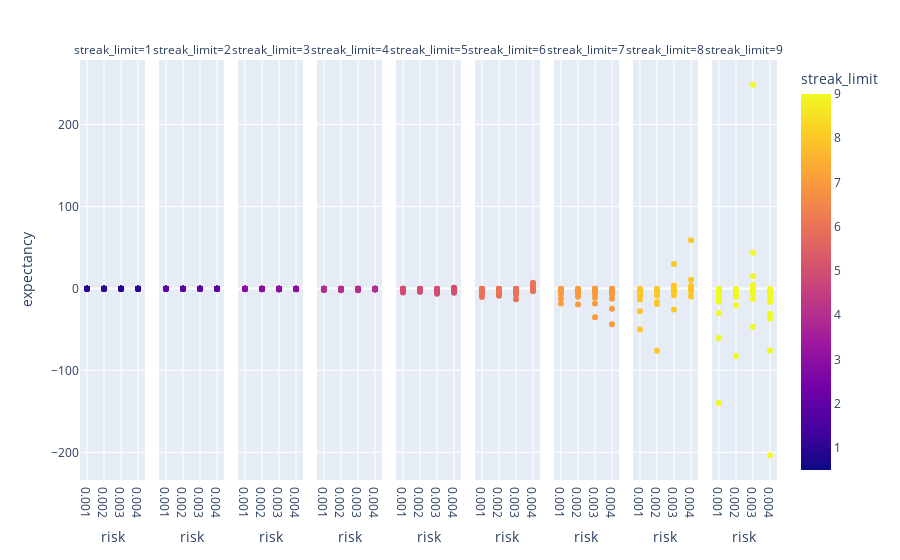

The cell this chart's notebook holds for it:
### Code cell
px.scatter(df, x = 'risk', y = 'expectancy', color = 'streak_limit', facet_col='streak_limit')

### Figure 1 — Plotly figure (JSON) as saved in the notebook; plotly's stock layout.template omitted (floating-point values rounded to 4 significant figures)
{"data": [{"hovertemplate": "streak_limit=%{marker.color}<br>risk=%{x}<br>expectancy=%{y}<extra></extra>", "legendgroup": "", "marker": {"color": [1, 1, 1, 1, 1, 1, 1, 1, 1, 1, 1, 1, 1, 1, 1, 1, 1, 1, 1, 1, 1, 1, 1, 1, 1, 1, 1, 1, 1, 1, 1, 1, 1, 1, 1, 1, 1, 1, 1, 1, 1, 1, 1, 1, 1, 1, 1, 1, 1, 1, 1, 1, 1, 1, 1, 1, 1, 1, 1, 1], "coloraxis": "coloraxis", "symbol": "circle"}, "mode": "markers", "name": "", "orientation": "v", "showlegend": false, "type": "scatter", "x": [0.001, 0.002, 0.003, 0.004, 0.001, 0.002, 0.003, 0.004, 0.001, 0.002, 0.003, 0.004, 0.001, 0.002, 0.003, 0.004, 0.001, 0.002, 0.003, 0.004, 0.001, 0.002, 0.003, 0.004, 0.001, 0.002, 0.003, 0.004, 0.001, 0.002, 0.003, 0.004, 0.001, 0.002, 0.003, 0.004, 0.001, 0.002, 0.003, 0.004, 0.001, 0.002, 0.003, 0.004, 0.001, 0.002, 0.003, 0.004, 0.001, 0.002, 0.003, 0.004, 0.001, 0.002, 0.003, 0.004, 0.001, 0.002, 0.003, 0.004], "xaxis": "x", "y": [-0.2884, -0.3716, -0.3391, -0.4247, -0.3493, -0.437, -0.4956, -0.3545, -0.4311, -0.5351, -0.5197, -0.5807, -0.2884, -0.3716, -0.3391, -0.4278, -0.3494, -0.4375, -0.4956, -0.37, -0.4311, -0.5364, -0.5197, -0.6335, -0.2884, -0.372, -0.3391, -0.4247, -0.3494, -0.437, -0.4956, -0.3545, -0.4307, -0.5351, -0.5045, -0.5807, -0.2884, -0.372, -0.3391, -0.4278, -0.3493, -0.437, -0.4956, -0.37, -0.4307, -0.5351, -0.5197, -0.5807, -0.2884, -0.3716, -0.3391, -0.4278, -0.3493, -0.4375, -0.5043, -0.3545, -0.4307, -0.5364, -0.5197, -0.5807], "yaxis": "y"}, {"hovertemplate": "streak_limit=%{marker.color}<br>risk=%{x}<br>expectancy=%{y}<extra></extra>", "legendgroup": "", "marker": {"color": [2, 2, 2, 2, 2, 2, 2, 2, 2, 2, 2, 2, 2, 2, 2, 2, 2, 2, 2, 2, 2, 2, 2, 2, 2, 2, 2, 2, 2, 2, 2, 2, 2, 2, 2, 2, 2, 2, 2, 2, 2, 2, 2, 2, 2, 2, 2, 2, 2, 2, 2, 2, 2, 2, 2, 2, 2, 2, 2, 2], "coloraxis": "coloraxis", "symbol": "circle"}, "mode": "markers", "name": "", "orientation": "v", "showlegend": false, "type": "scatter", "x": [0.001, 0.002, 0.003, 0.004, 0.001, 0.002, 0.003, 0.004, 0.001, 0.002, 0.003, 0.004, 0.001, 0.002, 0.003, 0.004, 0.001, 0.002, 0.003, 0.004, 0.001, 0.002, 0.003, 0.004, 0.001, 0.002, 0.003, 0.004, 0.001, 0.002, 0.003, 0.004, 0.001, 0.002, 0.003, 0.004, 0.001, 0.002, 0.003, 0.004, 0.001, 0.002, 0.003, 0.004, 0.001, 0.002, 0.003, 0.004, 0.001, 0.002, 0.003, 0.004, 0.001, 0.002, 0.003, 0.004, 0.001, 0.002, 0.003, 0.004], "xaxis": "x2", "y": [-0.2884, -0.3716, -0.3391, -0.4247, -0.3126, -0.3931, -0.475, -0.383, -0.3345, -0.445, -0.4396, -0.544, -0.3251, -0.4211, -0.361, -0.4551, -0.3493, -0.4375, -0.5043, -0.37, -0.3666, -0.4789, -0.4536, -0.5562, -0.3618, -0.4716, -0.3885, -0.4812, -0.3861, -0.4813, -0.5336, -0.357, -0.399, -0.5052, -0.4792, -0.6098, -0.3985, -0.5214, -0.4131, -0.5094, -0.423, -0.5257, -0.5521, -0.344, -0.4307, -0.5364, -0.5197, -0.6335, -0.4721, -0.621, -0.4624, -0.5641, -0.4966, -0.6152, -0.6087, -0.3004, -0.4956, -0.5942, -0.5555, -0.6813], "yaxis": "y2"}, {"hovertemplate": "streak_limit=%{marker.color}<br>risk=%{x}<br>expectancy=%{y}<extra></extra>", "legendgroup": "", "marker": {"color": [3, 3, 3, 3, 3, 3, 3, 3, 3, 3, 3, 3, 3, 3, 3, 3, 3, 3, 3, 3, 3, 3, 3, 3, 3, 3, 3, 3, 3, 3, 3, 3, 3, 3, 3, 3, 3, 3, 3, 3, 3, 3, 3, 3, 3, 3, 3, 3, 3, 3, 3, 3, 3, 3, 3, 3, 3, 3, 3, 3], "coloraxis": "coloraxis", "symbol": "circle"}, "mode": "markers", "name": "", "orientation": "v", "showlegend": false, "type": "scatter", "x": [0.001, 0.002, 0.003, 0.004, 0.001, 0.002, 0.003, 0.004, 0.001, 0.002, 0.003, 0.004, 0.001, 0.002, 0.003, 0.004, 0.001, 0.002, 0.003, 0.004, 0.001, 0.002, 0.003, 0.004, 0.001, 0.002, 0.003, 0.004, 0.001, 0.002, 0.003, 0.004, 0.001, 0.002, 0.003, 0.004, 0.001, 0.002, 0.003, 0.004, 0.001, 0.002, 0.003, 0.004, 0.001, 0.002, 0.003, 0.004, 0.001, 0.002, 0.003, 0.004, 0.001, 0.002, 0.003, 0.004, 0.001, 0.002, 0.003, 0.004], "xaxis": "x3", "y": [-0.3473, -0.4211, -0.3797, -0.4749, -0.3468, -0.4281, -0.52, -0.3797, -0.3303, -0.4472, -0.4177, -0.4977, -0.4429, -0.5165, -0.4305, -0.5663, -0.4282, -0.5246, -0.6276, -0.4038, -0.3928, -0.5015, -0.4585, -0.5895, -0.5516, -0.6176, -0.5091, -0.671, -0.5195, -0.6318, -0.7676, -0.4342, -0.4605, -0.5678, -0.5167, -0.737, -0.6732, -0.74, -0.5873, -0.7802, -0.6206, -0.7498, -0.9159, -0.4706, -0.5342, -0.6273, -0.5658, -0.8579, -0.9559, -1.008, -0.7708, -1.049, -0.8525, -1.018, -1.251, -0.5898, -0.6983, -0.7897, -0.672, -1.138], "yaxis": "y3"}, {"hovertemplate": "streak_limit=%{marker.color}<br>risk=%{x}<br>expectancy=%{y}<extra></extra>", "legendgroup": "", "marker": {"color": [4, 4, 4, 4, 4, 4, 4, 4, 4, 4, 4, 4, 4, 4, 4, 4, 4, 4, 4, 4, 4, 4, 4, 4, 4, 4, 4, 4, 4, 4, 4, 4, 4, 4, 4, 4, 4, 4, 4, 4, 4, 4, 4, 4, 4, 4, 4, 4, 4, 4, 4, 4, 4, 4, 4, 4, 4, 4, 4, 4], "coloraxis": "coloraxis", "symbol": "circle"}, "mode": "markers", "name": "", "orientation": "v", "showlegend": false, "type": "scatter", "x": [0.001, 0.002, 0.003, 0.004, 0.001, 0.002, 0.003, 0.004, 0.001, 0.002, 0.003, 0.004, 0.001, 0.002, 0.003, 0.004, 0.001, 0.002, 0.003, 0.004, 0.001, 0.002, 0.003, 0.004, 0.001, 0.002, 0.003, 0.004, 0.001, 0.002, 0.003, 0.004, 0.001, 0.002, 0.003, 0.004, 0.001, 0.002, 0.003, 0.004, 0.001, 0.002, 0.003, 0.004, 0.001, 0.002, 0.003, 0.004, 0.001, 0.002, 0.003, 0.004, 0.001, 0.002, 0.003, 0.004, 0.001, 0.002, 0.003, 0.004], "xaxis": "x4", "y": [-0.4434, -0.5361, -0.4701, -0.4706, -0.4166, -0.462, -0.6073, -0.4344, -0.3622, -0.4779, -0.4755, -0.5536, -0.6384, -0.7525, -0.6278, -0.5543, -0.5757, -0.5969, -0.8117, -0.5354, -0.4712, -0.6024, -0.5712, -0.654, -0.8908, -1.031, -0.8341, -0.5866, -0.7771, -0.7574, -1.073, -0.6631, -0.6027, -0.7546, -0.7042, -0.9102, -1.208, -1.389, -1.095, -0.7287, -1.025, -0.9497, -1.399, -0.8699, -0.7587, -0.9365, -0.8885, -1.119, -2.072, -2.331, -1.808, -0.7215, -1.683, -1.443, -2.249, -1.307, -1.156, -1.4, -1.279, -1.304], "yaxis": "y4"}, {"hovertemplate": "streak_limit=%{marker.color}<br>risk=%{x}<br>expectancy=%{y}<extra></extra>", "legendgroup": "", "marker": {"color": [5, 5, 5, 5, 5, 5, 5, 5, 5, 5, 5, 5, 5, 5, 5, 5, 5, 5, 5, 5, 5, 5, 5, 5, 5, 5, 5, 5, 5, 5, 5, 5, 5, 5, 5, 5, 5, 5, 5, 5, 5, 5, 5, 5, 5, 5, 5, 5, 5, 5, 5, 5, 5, 5, 5, 5, 5, 5, 5, 5], "coloraxis": "coloraxis", "symbol": "circle"}, "mode": "markers", "name": "", "orientation": "v", "showlegend": false, "type": "scatter", "x": [0.001, 0.002, 0.003, 0.004, 0.001, 0.002, 0.003, 0.004, 0.001, 0.002, 0.003, 0.004, 0.001, 0.002, 0.003, 0.004, 0.001, 0.002, 0.003, 0.004, 0.001, 0.002, 0.003, 0.004, 0.001, 0.002, 0.003, 0.004, 0.001, 0.002, 0.003, 0.004, 0.001, 0.002, 0.003, 0.004, 0.001, 0.002, 0.003, 0.004, 0.001, 0.002, 0.003, 0.004, 0.001, 0.002, 0.003, 0.004, 0.001, 0.002, 0.003, 0.004, 0.001, 0.002, 0.003, 0.004, 0.001, 0.002, 0.003, 0.004], "xaxis": "x5", "y": [-0.5984, -0.6145, -0.712, -0.7223, -0.5027, -0.6032, -0.6801, -0.3305, -0.399, -0.5315, -0.5061, -0.506, -0.9902, -0.943, -1.142, -1.121, -0.7683, -0.9043, -0.9809, -0.3295, -0.5626, -0.7593, -0.674, -0.5646, -1.569, -1.395, -1.9, -1.745, -1.141, -1.312, -1.396, -0.1549, -0.7777, -1.065, -0.915, -0.3083, -2.39, -2.029, -2.849, -2.549, -1.646, -1.887, -1.949, -0.1719, -1.052, -1.464, -1.225, -0.1677, -5.005, -4.045, -6.473, -5.441, -3.175, -3.658, -3.588, 0.8366, -1.832, -2.619, -2.109, 0.3583], "yaxis": "y5"}, {"hovertemplate": "streak_limit=%{marker.color}<br>risk=%{x}<br>expectancy=%{y}<extra></extra>", "legendgroup": "", "marker": {"color": [6, 6, 6, 6, 6, 6, 6, 6, 6, 6, 6, 6, 6, 6, 6, 6, 6, 6, 6, 6, 6, 6, 6, 6, 6, 6, 6, 6, 6, 6, 6, 6, 6, 6, 6, 6, 6, 6, 6, 6, 6, 6, 6, 6, 6, 6, 6, 6, 6, 6, 6, 6, 6, 6, 6, 6, 6, 6, 6, 6], "coloraxis": "coloraxis", "symbol": "circle"}, "mode": "markers", "name": "", "orientation": "v", "showlegend": false, "type": "scatter", "x": [0.001, 0.002, 0.003, 0.004, 0.001, 0.002, 0.003, 0.004, 0.001, 0.002, 0.003, 0.004, 0.001, 0.002, 0.003, 0.004, 0.001, 0.002, 0.003, 0.004, 0.001, 0.002, 0.003, 0.004, 0.001, 0.002, 0.003, 0.004, 0.001, 0.002, 0.003, 0.004, 0.001, 0.002, 0.003, 0.004, 0.001, 0.002, 0.003, 0.004, 0.001, 0.002, 0.003, 0.004, 0.001, 0.002, 0.003, 0.004, 0.001, 0.002, 0.003, 0.004, 0.001, 0.002, 0.003, 0.004, 0.001, 0.002, 0.003, 0.004], "xaxis": "x6", "y": [-0.7695, -0.7795, -0.948, -0.4094, -0.6425, -0.7318, -0.8541, -0.1242, -0.4467, -0.5476, -0.4753, -0.7375, -1.433, -1.355, -1.772, -0.3392, -1.113, -1.243, -1.397, 0.2491, -0.6773, -0.7745, -0.6288, -0.8528, -2.533, -2.294, -3.047, -0.04393, -1.857, -2.009, -2.238, 0.9226, -1.005, -1.096, -0.8168, -1.61, -4.262, -3.757, -5.409, 0.6989, -2.983, -3.189, -3.495, 2.073, -1.458, -1.511, -0.9694, -2.383, -10.64, -8.965, -13.15, 4.265, -6.946, -7.343, -7.802, 6.753, -2.892, -2.733, -1.631, -3.546], "yaxis": "y6"}, {"hovertemplate": "streak_limit=%{marker.color}<br>risk=%{x}<br>expectancy=%{y}<extra></extra>", "legendgroup": "", "marker": {"color": [7, 7, 7, 7, 7, 7, 7, 7, 7, 7, 7, 7, 7, 7, 7, 7, 7, 7, 7, 7, 7, 7, 7, 7, 7, 7, 7, 7, 7, 7, 7, 7, 7, 7, 7, 7, 7, 7, 7, 7, 7, 7, 7, 7, 7, 7, 7, 7, 7, 7, 7, 7, 7, 7, 7, 7, 7, 7, 7, 7], "coloraxis": "coloraxis", "symbol": "circle"}, "mode": "markers", "name": "", "orientation": "v", "showlegend": false, "type": "scatter", "x": [0.001, 0.002, 0.003, 0.004, 0.001, 0.002, 0.003, 0.004, 0.001, 0.002, 0.003, 0.004, 0.001, 0.002, 0.003, 0.004, 0.001, 0.002, 0.003, 0.004, 0.001, 0.002, 0.003, 0.004, 0.001, 0.002, 0.003, 0.004, 0.001, 0.002, 0.003, 0.004, 0.001, 0.002, 0.003, 0.004, 0.001, 0.002, 0.003, 0.004, 0.001, 0.002, 0.003, 0.004, 0.001, 0.002, 0.003, 0.004, 0.001, 0.002, 0.003, 0.004, 0.001, 0.002, 0.003, 0.004, 0.001, 0.002, 0.003, 0.004], "xaxis": "x7", "y": [-0.8969, -0.953, -1.307, -1.274, -0.7585, -0.7972, -1.099, -0.8701, -0.5178, -0.6055, -0.4414, -0.6506, -1.818, -1.861, -2.89, -2.861, -1.434, -1.41, -2.07, -1.759, -0.8543, -0.9344, -0.5591, -0.7605, -3.5, -3.548, -5.683, -6.194, -2.607, -2.435, -3.789, -3.905, -1.382, -1.431, -0.6279, -1.231, -6.393, -6.496, -11.3, -12.62, -4.541, -4.072, -6.662, -7.366, -2.18, -2.158, -0.6954, -1.32, -18.57, -19.6, -35.08, -43.88, -12.26, -10.19, -18.42, -24.92, -5.06, -4.596, -0.9658, -2.201], "yaxis": "y7"}, {"hovertemplate": "streak_limit=%{marker.color}<br>risk=%{x}<br>expectancy=%{y}<extra></extra>", "legendgroup": "", "marker": {"color": [8, 8, 8, 8, 8, 8, 8, 8, 8, 8, 8, 8, 8, 8, 8, 8, 8, 8, 8, 8, 8, 8, 8, 8, 8, 8, 8, 8, 8, 8, 8, 8, 8, 8, 8, 8, 8, 8, 8, 8, 8, 8, 8, 8, 8, 8, 8, 8, 8, 8, 8, 8, 8, 8, 8, 8, 8, 8, 8, 8], "coloraxis": "coloraxis", "symbol": "circle"}, "mode": "markers", "name": "", "orientation": "v", "showlegend": false, "type": "scatter", "x": [0.001, 0.002, 0.003, 0.004, 0.001, 0.002, 0.003, 0.004, 0.001, 0.002, 0.003, 0.004, 0.001, 0.002, 0.003, 0.004, 0.001, 0.002, 0.003, 0.004, 0.001, 0.002, 0.003, 0.004, 0.001, 0.002, 0.003, 0.004, 0.001, 0.002, 0.003, 0.004, 0.001, 0.002, 0.003, 0.004, 0.001, 0.002, 0.003, 0.004, 0.001, 0.002, 0.003, 0.004, 0.001, 0.002, 0.003, 0.004, 0.001, 0.002, 0.003, 0.004, 0.001, 0.002, 0.003, 0.004, 0.001, 0.002, 0.003, 0.004], "xaxis": "x8", "y": [-1.191, -1.495, -0.6995, -0.2712, -0.9682, -0.9032, -1.186, -0.4559, -0.6083, -0.6284, -0.3913, -0.8506, -2.835, -3.716, -0.7041, 0.5611, -2.084, -1.718, -2.353, -0.1862, -1.103, -0.9848, -0.3615, -1.388, -6.37, -8.747, -0.05359, 3.323, -4.288, -3.193, -4.54, 0.333, -1.961, -1.53, -0.2641, -1.77, -13.43, -19.18, 3.39, 10.53, -8.388, -5.702, -8.424, -0.5719, -3.388, -2.337, -0.2489, -3.803, -50.15, -76.08, 29.7, 58.89, -27.79, -16.58, -25.72, 1.544, -9.268, -5.227, 0.5801, -9.819], "yaxis": "y8"}, {"hovertemplate": "streak_limit=%{marker.color}<br>risk=%{x}<br>expectancy=%{y}<extra></extra>", "legendgroup": "", "marker": {"color": [9, 9, 9, 9, 9, 9, 9, 9, 9, 9, 9, 9, 9, 9, 9, 9, 9, 9, 9, 9, 9, 9, 9, 9, 9, 9, 9, 9, 9, 9, 9, 9, 9, 9, 9, 9, 9, 9, 9, 9, 9, 9, 9, 9, 9, 9, 9, 9, 9, 9, 9, 9, 9, 9, 9, 9, 9, 9, 9, 9], "coloraxis": "coloraxis", "symbol": "circle"}, "mode": "markers", "name": "", "orientation": "v", "showlegend": false, "type": "scatter", "x": [0.001, 0.002, 0.003, 0.004, 0.001, 0.002, 0.003, 0.004, 0.001, 0.002, 0.003, 0.004, 0.001, 0.002, 0.003, 0.004, 0.001, 0.002, 0.003, 0.004, 0.001, 0.002, 0.003, 0.004, 0.001, 0.002, 0.003, 0.004, 0.001, 0.002, 0.003, 0.004, 0.001, 0.002, 0.003, 0.004, 0.001, 0.002, 0.003, 0.004, 0.001, 0.002, 0.003, 0.004, 0.001, 0.002, 0.003, 0.004, 0.001, 0.002, 0.003, 0.004, 0.001, 0.002, 0.003, 0.004, 0.001, 0.002, 0.003, 0.004], "xaxis": "x9", "y": [-1.661, -1.537, 0.5292, -1.559, -1.244, -0.8541, -1.356, -1.069, -0.7143, -0.6861, -0.5185, -1.048, -4.708, -3.903, 4.025, -4.671, -3.037, -1.535, -2.949, -2.75, -1.418, -1.099, -0.6824, -2.609, -12.37, -9.314, 14.91, -13.61, -7.025, -2.647, -6.268, -8.743, -2.747, -1.92, -1.058, -5.395, -29.9, -20.65, 43.56, -36.67, -15.26, -4.343, -12.82, -16.6, -5.142, -3.18, -1.759, -8.842, -139.9, -82.55, 248.5, -203.6, -60.61, -10.09, -47.03, -75.91, -16.21, -8.334, -5.336, -30.79], "yaxis": "y9"}], "layout": {"annotations": [{"font": {}, "showarrow": false, "text": "streak_limit=1", "x": 0.04667, "xanchor": "center", "xref": "paper", "y": 1, "yanchor": "bottom", "yref": "paper"}, {"font": {}, "showarrow": false, "text": "streak_limit=2", "x": 0.16, "xanchor": "center", "xref": "paper", "y": 1, "yanchor": "bottom", "yref": "paper"}, {"font": {}, "showarrow": false, "text": "streak_limit=3", "x": 0.2733, "xanchor": "center", "xref": "paper", "y": 1, "yanchor": "bottom", "yref": "paper"}, {"font": {}, "showarrow": false, "text": "streak_limit=4", "x": 0.3867, "xanchor": "center", "xref": "paper", "y": 1, "yanchor": "bottom", "yref": "paper"}, {"font": {}, "showarrow": false, "text": "streak_limit=5", "x": 0.5, "xanchor": "center", "xref": "paper", "y": 1, "yanchor": "bottom", "yref": "paper"}, {"font": {}, "showarrow": false, "text": "streak_limit=6", "x": 0.6133, "xanchor": "center", "xref": "paper", "y": 1, "yanchor": "bottom", "yref": "paper"}, {"font": {}, "showarrow": false, "text": "streak_limit=7", "x": 0.7267, "xanchor": "center", "xref": "paper", "y": 1, "yanchor": "bottom", "yref": "paper"}, {"font": {}, "showarrow": false, "text": "streak_limit=8", "x": 0.84, "xanchor": "center", "xref": "paper", "y": 1, "yanchor": "bottom", "yref": "paper"}, {"font": {}, "showarrow": false, "text": "streak_limit=9", "x": 0.9533, "xanchor": "center", "xref": "paper", "y": 1, "yanchor": "bottom", "yref": "paper"}], "coloraxis": {"colorbar": {"title": {"text": "streak_limit"}}, "colorscale": [[0, "#0d0887"], [0.1111, "#46039f"], [0.2222, "#7201a8"], [0.3333, "#9c179e"], [0.4444, "#bd3786"], [0.5556, "#d8576b"], [0.6667, "#ed7953"], [0.7778, "#fb9f3a"], [0.8889, "#fdca26"], [1, "#f0f921"]]}, "legend": {"tracegroupgap": 0}, "margin": {"t": 60}, "xaxis": {"anchor": "y", "domain": [0, 0.09333], "title": {"text": "risk"}}, "xaxis2": {"anchor": "y2", "domain": [0.1133, 0.2067], "matches": "x", "title": {"text": "risk"}}, "xaxis3": {"anchor": "y3", "domain": [0.2267, 0.32], "matches": "x", "title": {"text": "risk"}}, "xaxis4": {"anchor": "y4", "domain": [0.34, 0.4333], "matches": "x", "title": {"text": "risk"}}, "xaxis5": {"anchor": "y5", "domain": [0.4533, 0.5467], "matches": "x", "title": {"text": "risk"}}, "xaxis6": {"anchor": "y6", "domain": [0.5667, 0.66], "matches": "x", "title": {"text": "risk"}}, "xaxis7": {"anchor": "y7", "domain": [0.68, 0.7733], "matches": "x", "title": {"text": "risk"}}, "xaxis8": {"anchor": "y8", "domain": [0.7933, 0.8867], "matches": "x", "title": {"text": "risk"}}, "xaxis9": {"anchor": "y9", "domain": [0.9067, 1], "matches": "x", "title": {"text": "risk"}}, "yaxis": {"anchor": "x", "domain": [0, 1], "title": {"text": "expectancy"}}, "yaxis2": {"anchor": "x2", "domain": [0, 1], "matches": "y", "showticklabels": false}, "yaxis3": {"anchor": "x3", "domain": [0, 1], "matches": "y", "showticklabels": false}, "yaxis4": {"anchor": "x4", "domain": [0, 1], "matches": "y", "showticklabels": false}, "yaxis5": {"anchor": "x5", "domain": [0, 1], "matches": "y", "showticklabels": false}, "yaxis6": {"anchor": "x6", "domain": [0, 1], "matches": "y", "showticklabels": false}, "yaxis7": {"anchor": "x7", "domain": [0, 1], "matches": "y", "showticklabels": false}, "yaxis8": {"anchor": "x8", "domain": [0, 1], "matches": "y", "showticklabels": false}, "yaxis9": {"anchor": "x9", "domain": [0, 1], "matches": "y", "showticklabels": false}}}
